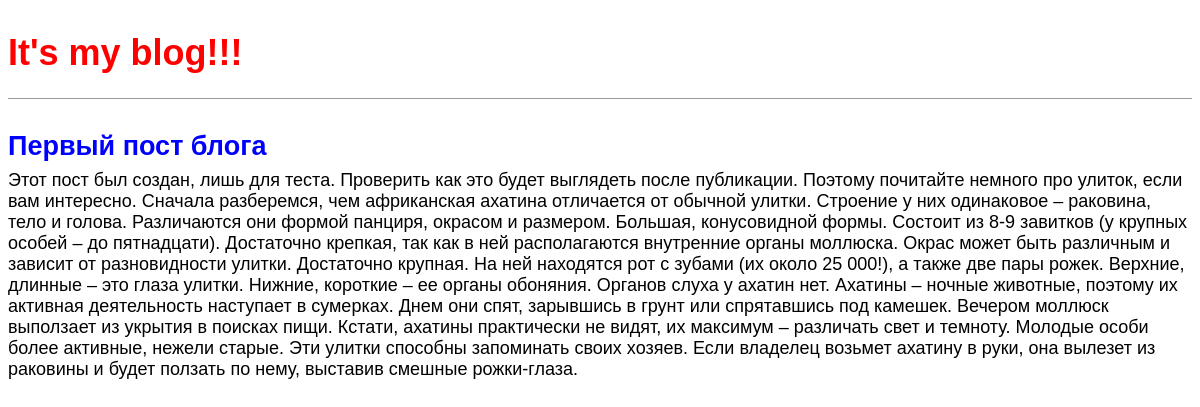
The page / on the database its author committed.
### blog_project/blog/models.py (models this page shows, shortened)
class Post(models.Model):
    title = models.CharField(max_length=200)
    author = models.ForeignKey(
        'auth.User',
        on_delete=models.CASCADE,
    )
    body = models.TextField()

### blog_project/blog/views.py (the view)
# urls.py: path('', BlogListView.as_view(), name='home'),
class BlogListView(ListView):
    model = Post
    template_name = 'home.html'

### templates/home.html
{% extends 'base.html' %}
{% block content %}
  {% for post in object_list %}
    <div class="post-entry">
      <h2><a href="{% url 'post_detail' post.pk %}">{{ post.title }}</a></h2>
      <p>{{ post.body }}</p>
    </div>
  {% endfor %}
{% endblock content %}

### templates/base.html (shortened to what this page needs)
{% load static %}
<html>
  <head>
    <link href="{% static 'css/base.css' %}" rel="stylesheet">
  </head>
  <body>
    <header>
      <h1><a href="{% url 'home' %}">It's my blog!!!</a></h1>
    </header>
      {% block content %}
      {% endblock content %}
  </body>
</html>

### static/css/base.css (style rules this page uses)
body { font-family: 'Source Sans Pro', sans-serif; font-size: 18px; }
header { border-bottom: 1px solid #999; margin-bottom: 2rem; display: flex; }
header h1 a { color: red; text-decoration: none; }
.post-entry { margin-bottom: 2rem; }
.post-entry h2 { margin: 0.5rem 0; }
.post-entry h2 a, .post-entry h2 a:visited { color: blue; text-decoration: none; }
.post-entry p { margin: 0; font-weight: 400; }

### rows shown on the page
Post: title "Первый пост блога", body "Этот пост был создан, лишь для теста. Проверить как это будет выглядеть после публикации. Поэтому почитайте немного про улиток, если вам интересно. Сначала разберемся, чем африканская ахатина отличается от обычной улитки. Строение у них одинаковое – раковина, тело и голова. Различаются они формой панциря, окрасом и размером. Большая, конусовидной формы. Состоит из 8-9 завитков (у крупных особей – до пятнадцати). Достаточно крепкая, так как в ней располагаются внутренние органы моллюска. Окрас может быть различным и зависит от разновидности улитки. Достаточно крупная. На ней находятся рот с зубами (их около 25 000!), а также две пары рожек. Верхние, длинные – это глаза улитки. Нижние,…"
